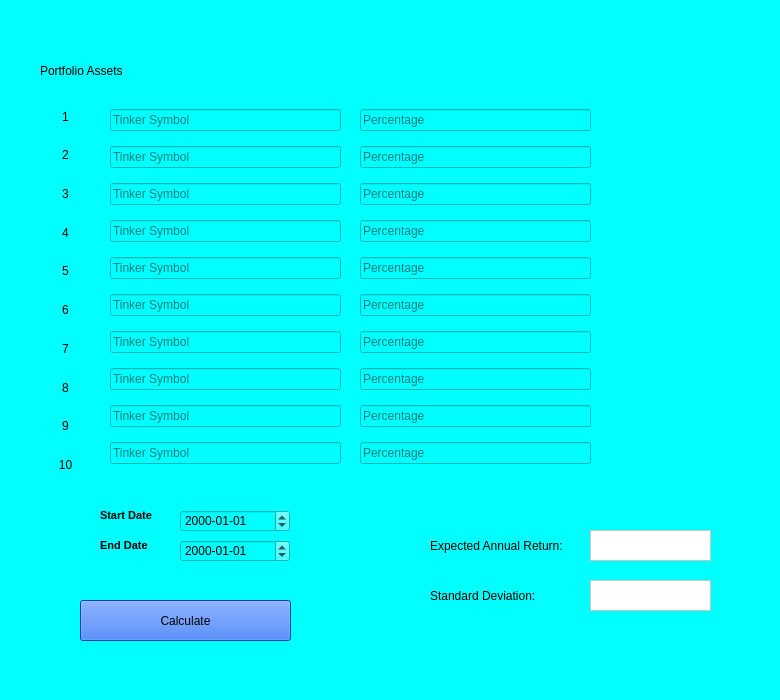
<?xml version="1.0" encoding="UTF-8"?>
<ui version="4.0">
 <class>MainWindow</class>
 <widget class="QMainWindow" name="MainWindow">
  <property name="geometry">
   <rect>
    <x>0</x>
    <y>0</y>
    <width>780</width>
    <height>700</height>
   </rect>
  </property>
  <property name="windowTitle">
   <string>Portfolio Analysis Tool</string>
  </property>
  <property name="styleSheet">
   <string notr="true">background-color: rgb(0, 255, 255);</string>
  </property>
  <widget class="QWidget" name="centralwidget">
   <widget class="QPushButton" name="Button1">
    <property name="geometry">
     <rect>
      <x>80</x>
      <y>600</y>
      <width>211</width>
      <height>41</height>
     </rect>
    </property>
    <property name="styleSheet">
     <string notr="true">background-color: rgb(0, 85, 255);
font: 63 12pt &quot;Open Sans Semibold&quot;;</string>
    </property>
    <property name="text">
     <string>Calculate</string>
    </property>
   </widget>
   <widget class="QLabel" name="label">
    <property name="geometry">
     <rect>
      <x>40</x>
      <y>50</y>
      <width>191</width>
      <height>41</height>
     </rect>
    </property>
    <property name="styleSheet">
     <string notr="true">font: 57 14pt &quot;Dubai Medium&quot;;</string>
    </property>
    <property name="text">
     <string>Portfolio Assets</string>
    </property>
   </widget>
   <widget class="QWidget" name="verticalLayoutWidget">
    <property name="geometry">
     <rect>
      <x>40</x>
      <y>100</y>
      <width>51</width>
      <height>381</height>
     </rect>
    </property>
    <layout class="QVBoxLayout" name="verticalLayout">
     <item>
      <widget class="QLabel" name="label_1">
       <property name="text">
        <string>1</string>
       </property>
       <property name="alignment">
        <set>Qt::AlignCenter</set>
       </property>
      </widget>
     </item>
     <item>
      <widget class="QLabel" name="label_2">
       <property name="text">
        <string>2</string>
       </property>
       <property name="alignment">
        <set>Qt::AlignCenter</set>
       </property>
      </widget>
     </item>
     <item>
      <widget class="QLabel" name="label_3">
       <property name="text">
        <string>3</string>
       </property>
       <property name="alignment">
        <set>Qt::AlignCenter</set>
       </property>
      </widget>
     </item>
     <item>
      <widget class="QLabel" name="label_4">
       <property name="text">
        <string>4</string>
       </property>
       <property name="alignment">
        <set>Qt::AlignCenter</set>
       </property>
      </widget>
     </item>
     <item>
      <widget class="QLabel" name="label_5">
       <property name="text">
        <string>5</string>
       </property>
       <property name="alignment">
        <set>Qt::AlignCenter</set>
       </property>
      </widget>
     </item>
     <item>
      <widget class="QLabel" name="label_6">
       <property name="text">
        <string>6</string>
       </property>
       <property name="alignment">
        <set>Qt::AlignCenter</set>
       </property>
      </widget>
     </item>
     <item>
      <widget class="QLabel" name="label_7">
       <property name="text">
        <string>7</string>
       </property>
       <property name="alignment">
        <set>Qt::AlignCenter</set>
       </property>
      </widget>
     </item>
     <item>
      <widget class="QLabel" name="label_8">
       <property name="text">
        <string>8</string>
       </property>
       <property name="alignment">
        <set>Qt::AlignCenter</set>
       </property>
      </widget>
     </item>
     <item>
      <widget class="QLabel" name="label_9">
       <property name="text">
        <string>9</string>
       </property>
       <property name="alignment">
        <set>Qt::AlignCenter</set>
       </property>
      </widget>
     </item>
     <item>
      <widget class="QLabel" name="label_10">
       <property name="text">
        <string>10</string>
       </property>
       <property name="alignment">
        <set>Qt::AlignCenter</set>
       </property>
      </widget>
     </item>
    </layout>
    <zorder>label_2</zorder>
    <zorder>label_1</zorder>
    <zorder>label_3</zorder>
    <zorder>label_4</zorder>
    <zorder>label_5</zorder>
    <zorder>label_7</zorder>
    <zorder>label_6</zorder>
    <zorder>label_9</zorder>
    <zorder>label_10</zorder>
    <zorder>label_8</zorder>
   </widget>
   <widget class="QLabel" name="label_annualReturn">
    <property name="geometry">
     <rect>
      <x>430</x>
      <y>530</y>
      <width>151</width>
      <height>31</height>
     </rect>
    </property>
    <property name="text">
     <string>Expected Annual Return: </string>
    </property>
   </widget>
   <widget class="QLabel" name="label_standardDeviation">
    <property name="geometry">
     <rect>
      <x>430</x>
      <y>580</y>
      <width>141</width>
      <height>31</height>
     </rect>
    </property>
    <property name="text">
     <string>Standard Deviation:</string>
    </property>
   </widget>
   <widget class="QTextEdit" name="textEdit_annualReturn">
    <property name="geometry">
     <rect>
      <x>590</x>
      <y>530</y>
      <width>121</width>
      <height>31</height>
     </rect>
    </property>
    <property name="styleSheet">
     <string notr="true">background-color: rgb(255, 255, 255);</string>
    </property>
   </widget>
   <widget class="QTextEdit" name="textEdit_standardDeviation">
    <property name="geometry">
     <rect>
      <x>590</x>
      <y>580</y>
      <width>121</width>
      <height>31</height>
     </rect>
    </property>
    <property name="styleSheet">
     <string notr="true">background-color: rgb(255, 255, 255);</string>
    </property>
   </widget>
   <widget class="QWidget" name="verticalLayoutWidget_2">
    <property name="geometry">
     <rect>
      <x>110</x>
      <y>100</y>
      <width>231</width>
      <height>381</height>
     </rect>
    </property>
    <layout class="QVBoxLayout" name="verticalLayout_2">
     <item>
      <widget class="QLineEdit" name="lineEdit_t1">
       <property name="placeholderText">
        <string>Tinker Symbol</string>
       </property>
      </widget>
     </item>
     <item>
      <widget class="QLineEdit" name="lineEdit_t2">
       <property name="placeholderText">
        <string>Tinker Symbol</string>
       </property>
      </widget>
     </item>
     <item>
      <widget class="QLineEdit" name="lineEdit_t3">
       <property name="placeholderText">
        <string>Tinker Symbol</string>
       </property>
      </widget>
     </item>
     <item>
      <widget class="QLineEdit" name="lineEdit_t4">
       <property name="placeholderText">
        <string>Tinker Symbol</string>
       </property>
      </widget>
     </item>
     <item>
      <widget class="QLineEdit" name="lineEdit_t5">
       <property name="placeholderText">
        <string>Tinker Symbol</string>
       </property>
      </widget>
     </item>
     <item>
      <widget class="QLineEdit" name="lineEdit_t6">
       <property name="placeholderText">
        <string>Tinker Symbol</string>
       </property>
      </widget>
     </item>
     <item>
      <widget class="QLineEdit" name="lineEdit_t7">
       <property name="placeholderText">
        <string>Tinker Symbol</string>
       </property>
      </widget>
     </item>
     <item>
      <widget class="QLineEdit" name="lineEdit_t8">
       <property name="placeholderText">
        <string>Tinker Symbol</string>
       </property>
      </widget>
     </item>
     <item>
      <widget class="QLineEdit" name="lineEdit_t9">
       <property name="placeholderText">
        <string>Tinker Symbol</string>
       </property>
      </widget>
     </item>
     <item>
      <widget class="QLineEdit" name="lineEdit_t10">
       <property name="placeholderText">
        <string>Tinker Symbol</string>
       </property>
      </widget>
     </item>
    </layout>
   </widget>
   <widget class="QWidget" name="verticalLayoutWidget_3">
    <property name="geometry">
     <rect>
      <x>360</x>
      <y>100</y>
      <width>231</width>
      <height>381</height>
     </rect>
    </property>
    <layout class="QVBoxLayout" name="verticalLayout_3">
     <item>
      <widget class="QLineEdit" name="lineEdit_p1">
       <property name="placeholderText">
        <string>Percentage</string>
       </property>
      </widget>
     </item>
     <item>
      <widget class="QLineEdit" name="lineEdit_p2">
       <property name="text">
        <string/>
       </property>
       <property name="placeholderText">
        <string>Percentage</string>
       </property>
      </widget>
     </item>
     <item>
      <widget class="QLineEdit" name="lineEdit_p3">
       <property name="placeholderText">
        <string>Percentage</string>
       </property>
      </widget>
     </item>
     <item>
      <widget class="QLineEdit" name="lineEdit_p4">
       <property name="placeholderText">
        <string>Percentage</string>
       </property>
      </widget>
     </item>
     <item>
      <widget class="QLineEdit" name="lineEdit_p5">
       <property name="placeholderText">
        <string>Percentage</string>
       </property>
      </widget>
     </item>
     <item>
      <widget class="QLineEdit" name="lineEdit_p6">
       <property name="placeholderText">
        <string>Percentage</string>
       </property>
      </widget>
     </item>
     <item>
      <widget class="QLineEdit" name="lineEdit_p7">
       <property name="placeholderText">
        <string>Percentage</string>
       </property>
      </widget>
     </item>
     <item>
      <widget class="QLineEdit" name="lineEdit_p8">
       <property name="placeholderText">
        <string>Percentage</string>
       </property>
      </widget>
     </item>
     <item>
      <widget class="QLineEdit" name="lineEdit_p9">
       <property name="placeholderText">
        <string>Percentage</string>
       </property>
      </widget>
     </item>
     <item>
      <widget class="QLineEdit" name="lineEdit_p10">
       <property name="placeholderText">
        <string>Percentage</string>
       </property>
      </widget>
     </item>
    </layout>
   </widget>
   <widget class="QDateEdit" name="dateEdit_startDate">
    <property name="geometry">
     <rect>
      <x>180</x>
      <y>510</y>
      <width>110</width>
      <height>22</height>
     </rect>
    </property>
    <property name="displayFormat">
     <string>yyyy-MM-dd</string>
    </property>
   </widget>
   <widget class="QDateEdit" name="dateEdit_endDate">
    <property name="geometry">
     <rect>
      <x>180</x>
      <y>540</y>
      <width>110</width>
      <height>22</height>
     </rect>
    </property>
    <property name="displayFormat">
     <string>yyyy-MM-dd</string>
    </property>
   </widget>
   <widget class="QLabel" name="label_startDate">
    <property name="geometry">
     <rect>
      <x>100</x>
      <y>500</y>
      <width>81</width>
      <height>31</height>
     </rect>
    </property>
    <property name="font">
     <font>
      <family>Nirmala UI</family>
      <pointsize>8</pointsize>
      <weight>75</weight>
      <bold>true</bold>
     </font>
    </property>
    <property name="text">
     <string>Start Date</string>
    </property>
   </widget>
   <widget class="QLabel" name="label_endDate">
    <property name="geometry">
     <rect>
      <x>100</x>
      <y>530</y>
      <width>81</width>
      <height>31</height>
     </rect>
    </property>
    <property name="font">
     <font>
      <family>Nirmala UI</family>
      <pointsize>8</pointsize>
      <weight>75</weight>
      <bold>true</bold>
     </font>
    </property>
    <property name="text">
     <string>End Date</string>
    </property>
   </widget>
   <zorder>label_endDate</zorder>
   <zorder>label_startDate</zorder>
   <zorder>Button1</zorder>
   <zorder>label</zorder>
   <zorder>verticalLayoutWidget</zorder>
   <zorder>label_annualReturn</zorder>
   <zorder>label_standardDeviation</zorder>
   <zorder>textEdit_annualReturn</zorder>
   <zorder>textEdit_standardDeviation</zorder>
   <zorder>verticalLayoutWidget_2</zorder>
   <zorder>verticalLayoutWidget_3</zorder>
   <zorder>dateEdit_startDate</zorder>
   <zorder>dateEdit_endDate</zorder>
  </widget>
 </widget>
 <resources/>
 <connections/>
</ui>
